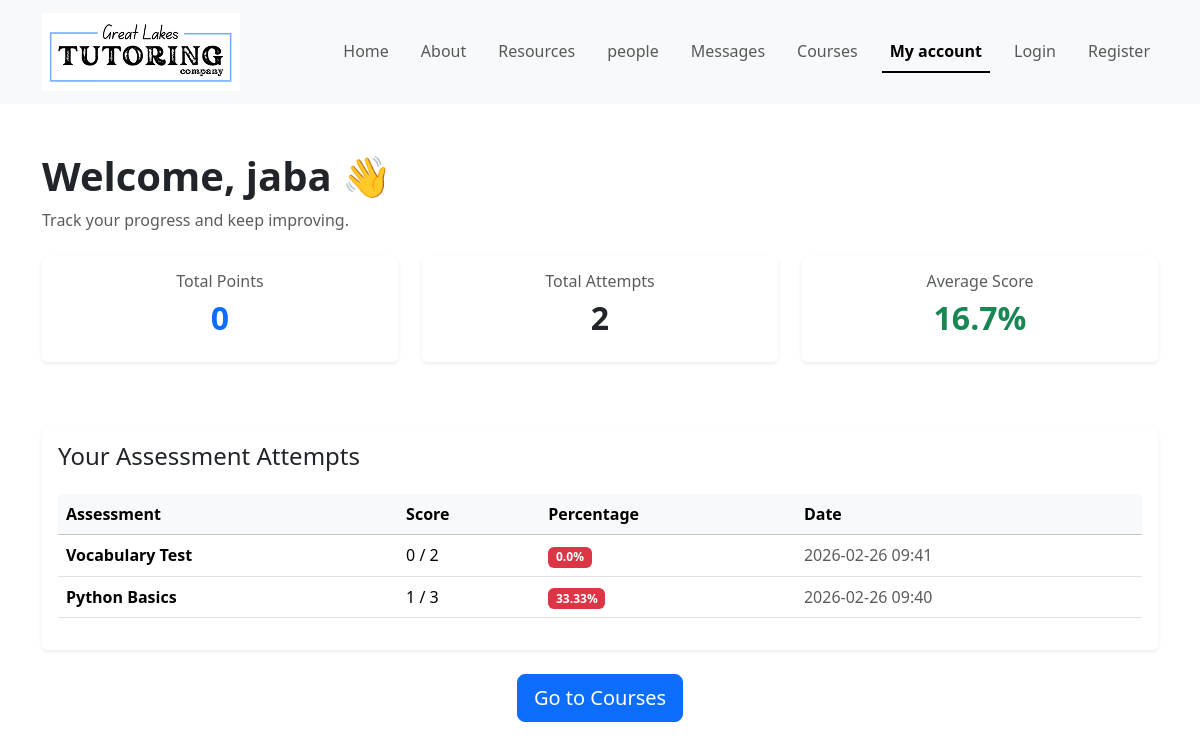
The page /dashboard (signed in) on the database as committed earlier.
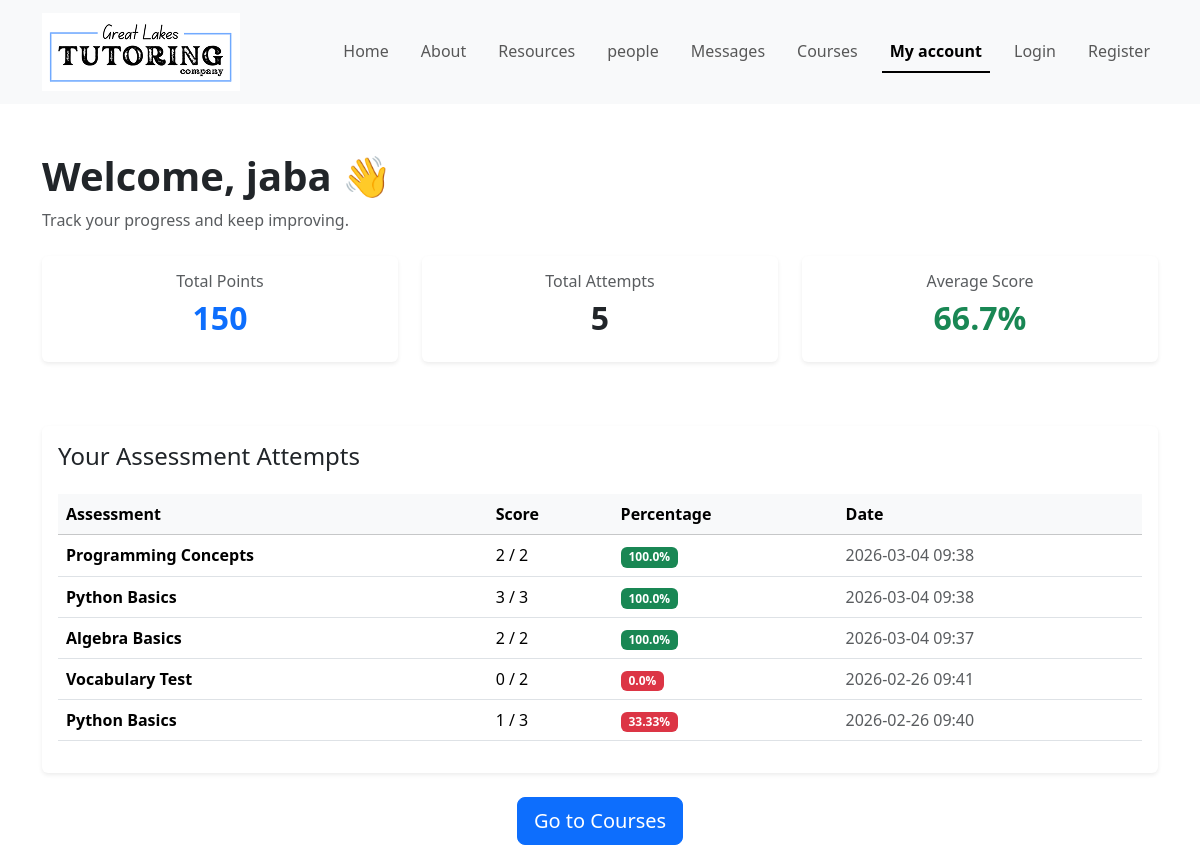
The same page on the database as committed later.
### app.py (models this page shows, shortened)
class User(db.Model, UserMixin):
    id = db.Column(db.Integer, primary_key=True)
    username = db.Column(db.String(100), unique=True, nullable=False)
    email = db.Column(db.String(120), unique=True, nullable=False)
    password_hash = db.Column(db.String(200), nullable=False)
    points = db.Column(db.Integer, default=0)
    role = db.Column(db.String(20), default="student")
    results = db.relationship('Result', backref='user', lazy=True)

class Result(db.Model):
    id = db.Column(db.Integer, primary_key=True)
    score = db.Column(db.Integer)
    total_questions = db.Column(db.Integer)
    percentage = db.Column(db.Float)
    timestamp = db.Column(db.DateTime, default=datetime.utcnow)
    user_id = db.Column(db.Integer, db.ForeignKey('user.id'))
    assessment_id = db.Column(db.Integer, db.ForeignKey('assessment.id'))
    assessment = db.relationship("Assessment")

class Assessment(db.Model):
    id = db.Column(db.Integer, primary_key=True)
    title = db.Column(db.String(200), nullable=False)
    points_reward = db.Column(db.Integer, default=50)
    course_id = db.Column(db.Integer, db.ForeignKey('course.id'), nullable=False)
    questions = db.relationship('Question', backref='assessment', lazy=True)

### app.py (the view)
@app.route("/dashboard")
@login_required
def dashboard():
    user_results = Result.query.filter_by(
        user_id=current_user.id
    ).order_by(Result.timestamp.desc()).all()
    return render_template("dashboard.html",
                           user=current_user,
                           results=user_results)

### app.py (called while the page is built)
@login_manager.user_loader
def load_user(user_id):
    return User.query.get(int(user_id))

### templates/dashboard.html (shortened to what this page needs)
{% extends "base.html" %}
{% block content %}
<div class="container mt-5">
    <div class="mb-4">
        <h1 class="fw-bold">Welcome, {{ user.username }} 👋</h1>
        <p class="text-muted">Track your progress and keep improving.</p>
    </div>
    <div class="row mb-5">
        <div class="col-md-4 mb-3">
            <div class="card shadow-sm border-0 text-center">
                <div class="card-body">
                    <h6 class="text-muted">Total Points</h6>
                    <h2 class="fw-bold text-primary">{{ user.points }}</h2>
                </div>
            </div>
        </div>
        <div class="col-md-4 mb-3">
            <div class="card shadow-sm border-0 text-center">
                <div class="card-body">
                    <h6 class="text-muted">Total Attempts</h6>
                    <h2 class="fw-bold">{{ results|length }}</h2>
                </div>
            </div>
        </div>
        <div class="col-md-4 mb-3">
            <div class="card shadow-sm border-0 text-center">
                <div class="card-body">
                    <h6 class="text-muted">Average Score</h6>
                    {% if results %}
                        {% set avg = (results | map(attribute='percentage') | sum / results|length) %}
                        <h2 class="fw-bold text-success">{{ avg | round(1) }}%</h2>
                    {% else %}
                        <h2 class="fw-bold">0%</h2>
                    {% endif %}
                </div>
            </div>
        </div>
    </div>
    <div class="card shadow-sm border-0">
        <div class="card-body">
            <h4 class="mb-4">Your Assessment Attempts</h4>
            {% if results %}
            <div class="table-responsive">
                <table class="table table-hover align-middle">
                    <thead class="table-light">
                        <tr>
                            <th>Assessment</th>
                            <th>Score</th>
                            <th>Percentage</th>
                            <th>Date</th>
                        </tr>
                    </thead>
                    <tbody>
                        {% for result in results %}
                        <tr>
                            <td class="fw-semibold">
                                {{ result.assessment.title }}
                            </td>
                            <td>
                                {{ result.score }} / {{ result.total_questions }}
                            </td>
                            <td>
                                {% if result.percentage >= 70 %}
                                    <span class="badge bg-success">
                                        {{ result.percentage | round(2) }}%
                                    </span>
                                {% elif result.percentage >= 40 %}
                                    <span class="badge bg-warning text-dark">
                                        {{ result.percentage | round(2) }}%
                                    </span>
                                {% else %}
                                    <span class="badge bg-danger">
                                        {{ result.percentage | round(2) }}%
                                    </span>
                                {% endif %}
                            </td>
                            <td class="text-muted">
                                {{ result.timestamp.strftime("%Y-%m-%d %H:%M") }}
                            </td>
                        </tr>
                        {% endfor %}
                    </tbody>
                </table>
            </div>
            {% else %}
                <p class="text-muted">No attempts yet. Start learning today!</p>
            {% endif %}
        </div>
    </div>
    <div class="text-center mt-4">
        <a href="{{ url_for('courses') }}" class="btn btn-primary btn-lg">
            Go to Courses
        </a>
    </div>
</div>
{% endblock %}

### templates/base.html (shortened to what this page needs)
<!DOCTYPE html>
<html lang="en">
<head>
    <link href="https://cdn.jsdelivr.net/npm/bootstrap@5.3.8/dist/css/bootstrap.min.css" rel="stylesheet"
>
</head>
<body>
    <nav class="navbar navbar-expand-lg bg-body-tertiary sticky-top">
        <div class="container">
            <a class="navbar-brand" href="/">
                <img src="{{ url_for('static', filename='images/logo.png') }}" alt="logo">
            </a>
            <div class="collapse navbar-collapse" id="navbarNav">
                <ul class="navbar-nav ms-auto nav-underline mr-2">
                    <li class="nav-item">
                        <a class="nav-link" href="/">Home</a>
                    </li>
                    <li class="nav-item">
                        <a class="nav-link" href="/about">About</a>
                    </li>
                    <li class="nav-item">
                        <a class="nav-link" href="/resources">Resources</a>
                    </li>
                    <li class="nav-item">
                        <a class="nav-link" href="/people">people</a>
                    </li>
                    <li class="nav-item">
                        <a class="nav-link" href="/messages">Messages</a>
                    </li>
                    <li class="nav-item">
                        <a class="nav-link" href="/courses">Courses</a>
                    </li>
                    <li class="nav-item">
                        <a class="nav-link" href="/dashboard">My account</a>
                    </li>
                    {% if session.get('user_id') %}
                    <li class="nav-item">
                        <a class="nav-link" href="/logout">Logout ({{ session['username'] }})</a>
                    </li>
                    {% else %}
                    <li class="nav-item">
                        <a class="nav-link" href="/login">Login</a>
                    </li>
                    <li class="nav-item">
                        <a class="nav-link" href="/register">Register</a>
                    </li>
                    {% endif %}
                </ul>
            </div>
        </div>
    </nav>
    {% block content %}
    {% endblock %}
</body>
</html>

Rows that differ between the two databases and show on the page:
changed User "jaba": points "0" → "150"
added Result: assessment "Programming Concepts", score "2", total_questions "2", percentage "100.0", timestamp "2026-03-04 09:38"
added Result: assessment "Python Basics", score "3", total_questions "3", percentage "100.0", timestamp "2026-03-04 09:38"
added Result: assessment "Algebra Basics", score "2", total_questions "2", percentage "100.0", timestamp "2026-03-04 09:37"
Other text that changed with them:
{{ results|length }}: "2" → "5"
{{ avg | round(1) }}: "16.7" → "66.7"
